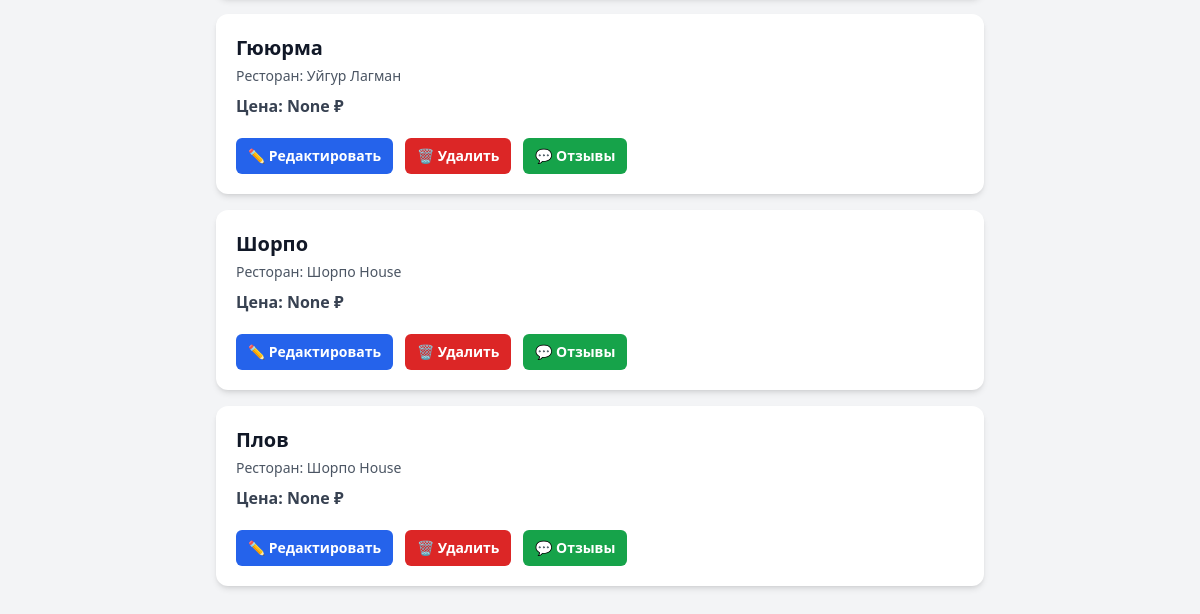
/dishes/ (signed in, lower part), run on an earlier commit of the app's database.
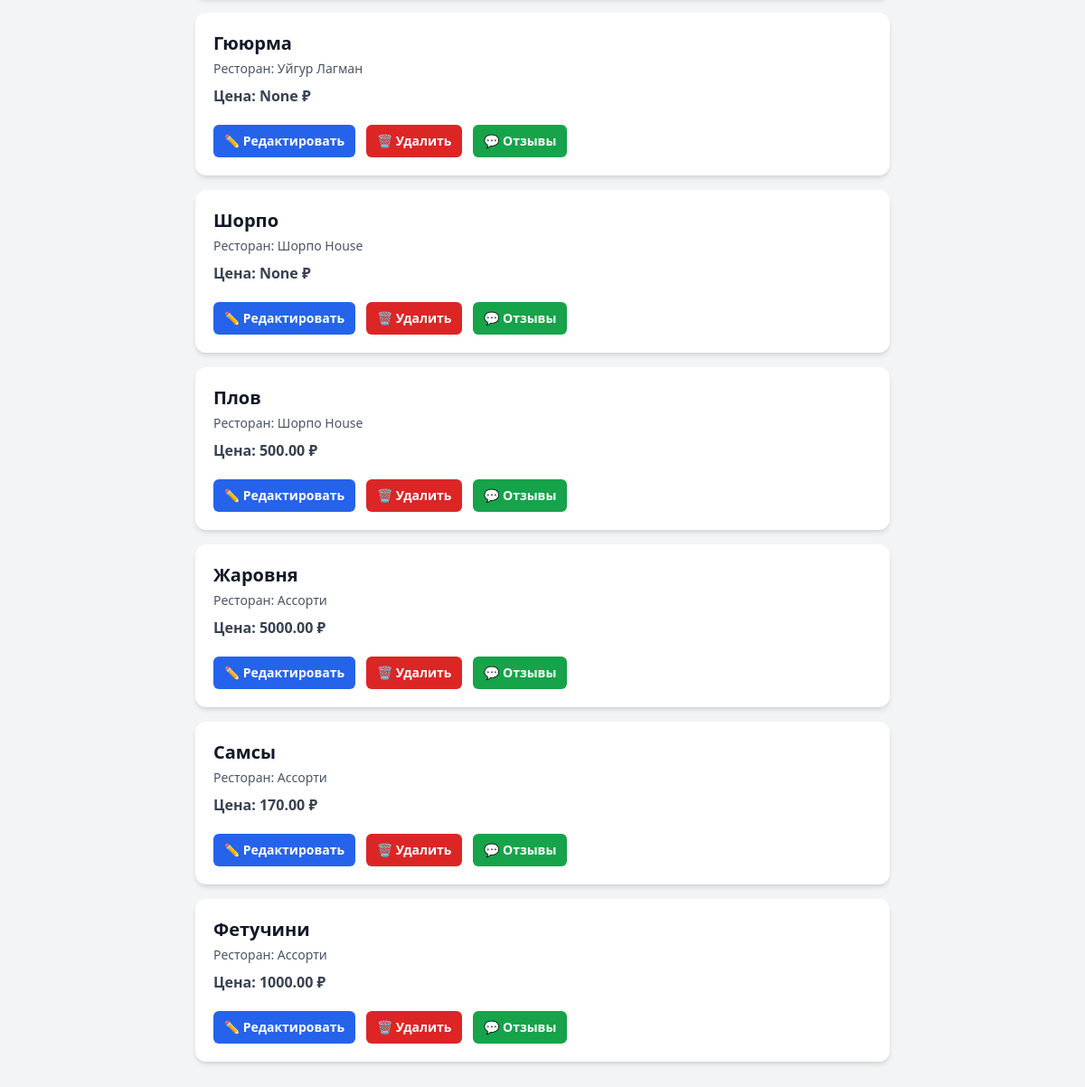
And on a later commit of the database.
### restaurants/models.py (models this page shows, shortened)
class Dish(models.Model):
    name = models.CharField(max_length=200)
    description = models.TextField(blank=True)
    price = models.DecimalField(max_digits=8, decimal_places=2, null=True, blank=True)
    restaurant = models.ForeignKey(Restaurant, on_delete=models.CASCADE, related_name='dishes')
    category = models.ForeignKey(Category, on_delete=models.SET_NULL, null=True, blank=True)
    ingredients = models.ManyToManyField(Ingredient, blank=True)
    created_at = models.DateTimeField(auto_now_add=True)

class Restaurant(models.Model):
    owner = models.ForeignKey(User, on_delete=models.CASCADE)
    name = models.CharField(max_length=200)
    address = models.CharField(max_length=300, blank=True)
    latitude = models.FloatField()
    longitude = models.FloatField()
    phone = models.CharField(max_length=50, blank=True)
    is_open = models.BooleanField(default=True)
    created_at = models.DateTimeField(auto_now_add=True)
    def __str__(self): return self.name

### restaurants/views.py (the view)
# urls.py: path('dishes/', DishListView.as_view(), name='dish-list'),
class DishListView(LoginRequiredMixin, ListView):
    model = Dish
    template_name = 'restaurants/dishes_list.html'

### restaurants/templates/restaurants/dishes_list.html (shortened to what this page needs)
<!DOCTYPE html>
<html lang="ru">
<head>
    <script src="https://cdn.tailwindcss.com"></script>
</head>
<body class="bg-gray-100 text-gray-900">
    <div class="max-w-3xl mx-auto py-10">
        {% for dish in object_list %}
            <div class="bg-white p-5 shadow-md rounded-xl mb-4">
                <h2 class="text-xl font-semibold">{{ dish.name }}</h2>
                <p class="text-gray-600 mt-1 text-sm">
                    Ресторан:
                    <span class="font-medium">{{ dish.restaurant }}</span>
                </p>
                <p class="text-gray-700 font-semibold mt-2">
                    Цена: {{ dish.price }} ₽
                </p>
                <div class="mt-5 flex gap-3">
                    <a href="{% url 'restaurants:dish-edit' dish.pk %}"
                       class="px-3 py-2 rounded-md bg-blue-600 text-white text-sm font-semibold hover:bg-blue-700 transition">
                        ✏️ Редактировать
                    </a>
                    <a href="{% url 'restaurants:dish-delete' dish.pk %}"
                       class="px-3 py-2 rounded-md bg-red-600 text-white text-sm font-semibold hover:bg-red-700 transition">
                        🗑 Удалить
                    </a>
                    <a href="{% url 'restaurants:add-review' dish.pk %}"
                       class="px-3 py-2 rounded-md bg-green-600 text-white text-sm font-semibold hover:bg-green-700 transition">
                        💬 Отзывы
                    </a>
                </div>
            </div>
        {% empty %}
            <p class="text-gray-500 italic">Пока нет ни одного блюда…</p>
        {% endfor %}
    </div>
</body>
</html>

What changed in the data, as far as the page shows it:
changed Dish "Плов": price "None" → "500.00"
added Dish: name "Жаровня", restaurant "Ассорти", price "5000.00"
added Dish: name "Самсы", restaurant "Ассорти", price "170.00"
added Dish: name "Фетучини", restaurant "Ассорти", price "1000.00"
